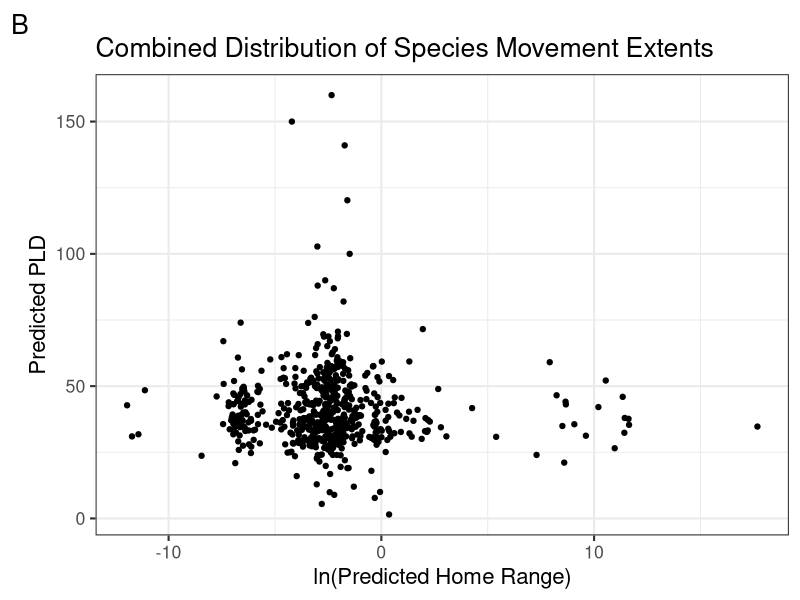

Write the R code that produced this figure. (Note: this script raises an error after producing the figure.)
## ---- chunk 1
knitr::opts_chunk$set(echo = TRUE, message = FALSE, warning = FALSE)

library(tidyverse)
library(patchwork)
library(cowplot)
library(ggpubr)
library(ggrepel)
## ---- chunk 2
fishbase_data <- read_csv(here::here("01_data", "02_processed_data", "fishbase_data.csv"))

filled_data <- read_csv(here::here("01_data", "02_processed_data", "filled_data.csv"))

filled_data2 <- read_csv(here::here("01_data", "02_processed_data", "filled_data2.csv")) %>%
  mutate_if(is.character, as.factor)
## ---- chunk 3
# homerange vs PLD
fishbase_data_gmm <- filled_data2 %>%
  mutate(class2 = as.factor(class2))

hr_hist <- ggplot(fishbase_data_gmm, aes(log(home_range))) +
  geom_histogram() +
  theme_bw(base_size = 16) +
  labs(
    y = "Count",
    x = "ln(Predicted Home Range)",
    tag = "A"
  ) +
  ggtitle("Individual Distributions of Species Movement Extents")

pld_hist <- ggplot(fishbase_data_gmm, aes(pld)) +
  geom_histogram() +
  theme_bw(base_size = 16) +
  labs(
    y = "Count",
    x = "Predicted PLD"
  )

dist_plot <- (hr_hist / pld_hist)

p1 <- ggplot(fishbase_data_gmm, aes(log(home_range), pld)) +
  geom_jitter() +
  theme_bw(base_size = 16) +
  labs(
    y = "Predicted PLD",
    x = "ln(Predicted Home Range)",
    tag = "B"
  ) +
  ggtitle("Combined Distribution of Species Movement Extents")

p1



# gmm plot


# example_fish <- filled_data2 %>%
#   select(species, fb_name, class2, class3, magnitude_homerange, month_pld) %>%
#   filter(fb_name %in% c(
#     "Hogfish", "Yellow snapper", "Blackfin tuna", "Humphead wrasse", "Pacific red snapper",
#     "Giant seabass", "Lemon sole", "Chum salmon", "Pacific ocean perch", "Atlantic herring",
#     "Atlantic cod", "Haddock", "Atlantic salmon", "California sheephead", "Black seabream",
#     "Blue marlin", "Yellowfin tuna", "Swordfish"
#     # "Blackhead seabream", "Pink salmon", "Coho salmon", "Ghost shark", "Pollack", "Polar cod", "Sockeye salmon", "Chinook salmon"
#   ))


gmm_new_fig <- ggplot(fishbase_data_gmm, aes(magnitude_homerange, month_pld)) +
  theme_bw(base_size = 16) +
  labs(
    x = "Predicted Home Range Magnitude",
    y = "Predicted PLD Month",
    color = "Cohort (Homerange/PLD)",
    tag = "C"
  ) +
  ylim(-0.1,6) +
  theme(legend.position = "bottom") +
  scale_color_viridis_d() +
  geom_label_repel(
    data = subset(fishbase_data_gmm, fb_name %in% c("Hogfish", "Yellow snapper", "Blackfin tuna")),
    aes(label = fb_name, color = class2),
    vjust = "outward", hjust = "outward",
    min.segment.length = 0.5,
    nudge_y = -1,
    show.legend = FALSE
  ) +
  geom_label_repel(
    data = subset(fishbase_data_gmm, fb_name %in% c("Chocolate hind", "Lingcod", "Nassau grouper")),
    aes(label = fb_name, color = class2),
    hjust = "inward",
    min.segment.length = 0.5,
    box.padding = 0.3,
    nudge_x = -2, nudge_y = -0.8,
    show.legend = FALSE
  ) +
  geom_label_repel(
    data = subset(fishbase_data_gmm, fb_name %in% c("Lemon sole", "North Pacific hake", "Yellowstripe goatfish")),
    aes(label = fb_name, color = class2),
    vjust = "outward", hjust = "outward",
    min.segment.length = 0.5,
    nudge_x = -1, nudge_y = 0.8,
    show.legend = FALSE
  ) +
  geom_label_repel(
    data = subset(fishbase_data_gmm, fb_name %in% c("Atlantic herring", "Atlantic cod", "Summer flounder")),
    aes(label = fb_name, color = class2),
    vjust = "outward", hjust = "outward",
    min.segment.length = 0.5,
    nudge_y = 0,
    show.legend = FALSE
  ) +
  geom_label_repel(
    data = subset(fishbase_data_gmm, fb_name %in% c("Great barracuda", "Giant trevally", "Black seabream")),
    aes(label = fb_name, color = class2),
    vjust = "outward", hjust = "outward",
    min.segment.length = 0.5,
    nudge_y = 1, nudge_x = 0.3,
    show.legend = FALSE
  ) +
  geom_label_repel(
    data = subset(fishbase_data_gmm, fb_name %in% c("Common snook", "Yellowfin tuna", "Swordfish")),
    aes(label = fb_name, color = clas2),
    color = "goldenrod1",
    vjust = "outward", hjust = "outward",
    min.segment.length = 30,
    nudge_y = -0.5,
    show.legend = FALSE
  ) +
  geom_jitter(aes(color = class2)) +
  ggtitle("Distribution of Scaled Species Movement Extents")

gmm_new_fig
#ggsave(gmm_new_fig, file = paste0("gmm_fig.png"), path = here::here("04_figs"), height = 8, width = 15)


# panel
gmm_panel <- ((dist_plot) | p1) / gmm_new_fig +
  plot_layout(heights = c(3,4)) &
  theme(plot.tag = element_text(face = "bold"))

gmm_panel
#ggsave(gmm_panel, file = paste0("gmm_panel.pdf"), path = here::here("04_figs", "final_figs"), height = 10, width = 15)

## ---- chunk 4
missing <- miss_var_summary(fishbase_data)
missing2 <- miss_var_summary(filled_data)
missing3 <- miss_var_summary(filled_data2)

missing_fishbase_data <- fishbase_data %>% 
  dplyr::select(
    oxygen_cons, temp_range, dev_place, temp_min, temp_max,
    longevity_wild, temp_preferred, iucn_category, food_i,
  ) %>%
  rename(
    "Oxygen Consumption Rate" = oxygen_cons,
    "Temperature Range" = temp_range,
    "Place of Development" = dev_place,
    "Maximum Recorded Lifespan" = longevity_wild,
    "Optimal Temperature" = temp_preferred,
    "IUCN Category" = iucn_category,
    "Diet Items" = food_i,
    "Minimum Temperature" = temp_min,
    "Maximum Temperature" = temp_max,
  )

m1 <- gg_miss_var(missing_fishbase_data) +
  theme_bw(base_size = 16) +
  labs(y = "Missing Data Before Fills", x = "") +
  theme(axis.title.x = element_text(vjust = -1))
m1

missing_filled_data <- filled_data %>% 
  dplyr::select(
    oxygen_cons, temp_range, temp_min, temp_max,
    longevity_wild, temp_preferred, iucn_category, food_i,
  ) %>%
  rename(
    "Oxygen Consumption Rate" = oxygen_cons,
    "Temperature Range" = temp_range,
    "Maximum Recorded Lifespan" = longevity_wild,
    "Optimal Temperature" = temp_preferred,
    "IUCN Category" = iucn_category,
    "Diet Items" = food_i,
    "Minimum Temperature" = temp_min,
    "Maximum Temperature" = temp_max,
  )

m2 <- gg_miss_var(missing_filled_data) + # figure showing the missing data
  theme_bw(base_size = 16) +
  labs(y = "Missing Data After Genus-Level Fill", x = "Variable") +
  theme(axis.title.x = element_text(vjust = -1))
m2

missing_data <- filled_data2 %>%
  dplyr::select(
    oxygen_cons, temp_range, dev_place,
    longevity_wild, temp_preferred, iucn_category
  ) %>%
  rename(
    "Oxygen Consumption Rate" = oxygen_cons,
    "Temperature Range" = temp_range,
    "Place of Development" = dev_place,
    "Maximum Recorded Lifespan" = longevity_wild,
    "Optimal Temperature" = temp_preferred,
    "IUCN Category" = iucn_category
  )

m3 <- gg_miss_var(missing_data) +
  theme_bw(base_size = 16) +
  labs(y = "Missing Data After Family-Level Fill", x = "") +
  theme(axis.title.x = element_text(vjust = -1))
m3

missing_fig <- (m1 / m2 / m3) +
  plot_annotation(tag_levels = "A") &
  theme_bw(base_size = 16)
missing_fig

#ggsave(missing_fig, file = paste0("missing_data.pdf"), path = here::here("04_figs", "final_figs"), height = 12, width = 8)

## ---- chunk 5
# continuous

plot_data <- filled_data2 %>%
  mutate(
    class2 = as.factor(class2),
    class3 = as.factor(class3),
    order = as.factor(order)
  )

response <- "class2"
expl_cont <- c(
  "temp_preferred", "fecundity_mean",
  "longevity_wild", "sp_richness", "length", "kfin",
  "r_fin", "diet_troph3", "oxygen_cons", "temp_range"
)

box_data <- function(x, y) {
  ggplot(plot_data, aes(x = .data[[y]], y = .data[[x]])) +
    geom_boxplot(aes(color = .data[[y]])) +
    theme_bw() +
    coord_flip() +
    labs(
      x = "Movement Class",
      color = "Class (Homerange/PLD)"
    ) +
    scale_color_viridis_d()
}

# plots_cont <- map(expl_cont, ~ box_data(.x, "class2"))
# plots_cont
## ---- chunk 6

# significant panel
temp_plot <- box_data(x = "temp_preferred", y = "class2") +
  labs(y = "Optimal Temperature (ºC)", x = "") +
  scale_x_discrete(position = "top") +
  theme(axis.text.y = element_blank())
length_plot <- box_data(x = "length", y = "class2") +
  labs(y = "Length (cm)", x = "") +
  scale_x_discrete(position = "top")
long_plot <- box_data(x = "longevity_wild", y = "class2") +
  labs(y = "Maximum Lifespan (years)", x = "") +
  scale_x_discrete(position = "top")
diet_plot <- box_data(x = "diet_troph3", y = "class2") + 
  labs(y = "Trophic Level", x = "") +
  scale_x_discrete(position = "top") +
  theme(axis.text.y = element_blank())


kfin_plot <- box_data(x = "kfin", y = "class2") + 
  labs(y = "Carrying Capacity", x = "Movement Class") +
  scale_x_discrete(position = "top") +
  theme(axis.title.x = element_text(vjust = 0))
r_fin_plot <- box_data(x = "r_fin", y = "class2") + stat_kruskal_test(label.y = 1, label.x = 6, position = "jitter") +
  labs(y = "Growth Rate", x = "Movement Class")
oxygen_plot <- box_data(x = "oxygen_cons", y = "class2") + stat_kruskal_test(label.y = 2000, label.x = 6, position = "jitter") +
  labs(y = "Oxygen Consumption", x = "Movement Class")
temp_range_plot <- box_data(x = "temp_range", y = "class2") + stat_kruskal_test(label.y = 20, label.x = 3.5, position = "jitter") +
  labs(y = "Temperature Range", x = "Movement Class") + theme(axis.title.y = element_blank(), axis.text.y = element_blank())
fecund_plot <- box_data(x = "fecundity_mean", y = "class2") + stat_kruskal_test(label.y = 1000000, label.x = 5.5, position = "jitter") +
  labs(y = "Mean Fecundity", x = "Movement Class")
sp_rich_plot <- box_data(x = "sp_richness", y = "class2") + stat_kruskal_test(label.y = 1100, position = "jitter") +
  labs(y = "Species Richness", x = "Movement Class") + theme(axis.title.y = element_blank(), axis.text.y = element_blank())


numeric_panel <- ((temp_plot | length_plot) /
  (long_plot | diet_plot) /
  (r_fin_plot | kfin_plot) /
  (fecund_plot | sp_rich_plot) /
  (oxygen_plot | temp_range_plot)) +
  plot_layout(guides = "collect") + plot_annotation(tag_levels = "A")

numeric_panel
# ggsave(numeric_panel, file = paste0("numeric_panel.png"), path = here::here("04_figs", "individual_plots", "numeric"), height = 21, width = 14)

ind_panel <- ((temp_plot | length_plot) / (diet_plot | long_plot)) +
  plot_layout(guides = "collect") +
  plot_annotation(tag_levels = "A") &
  theme(text = element_text(size = 14), legend.position = "none")

individual_panel <- wrap_elements(ind_panel) +
  labs(tag = "Movement Cohort") +
  theme(
    plot.tag = element_text(size = 14, angle = 270),
    plot.tag.position = "right"
  )

individual_panel

#ggsave(individual_panel, file = paste0("4_trait_panel.pdf"), path = here::here("04_figs", "final_figs"), height = 8, width = 13)

## ---- chunk 7
ggsave(temp_plot, file = paste0("temp_plot.png"), path = here::here("04_figs", "individual_plots", "numeric"), height = 10, width = 10)
ggsave(fecund_plot, file = paste0("fecund_plot.png"), path = here::here("04_figs", "individual_plots", "numeric"), height = 10, width = 10)
ggsave(long_plot, file = paste0("long_plot.png"), path = here::here("04_figs", "individual_plots", "numeric"), height = 10, width = 10)
ggsave(sp_rich_plot, file = paste0("sp_rich_plot.png"), path = here::here("04_figs", "individual_plots", "numeric"), height = 10, width = 10)
ggsave(length_plot, file = paste0("length_plot.png"), path = here::here("04_figs", "individual_plots", "numeric"), height = 10, width = 10)
ggsave(kfin_plot, file = paste0("kfin_plot.png"), path = here::here("04_figs", "individual_plots", "numeric"), height = 10, width = 10)
ggsave(r_fin_plot, file = paste0("r_fin_plot.png"), path = here::here("04_figs", "individual_plots", "numeric"), height = 10, width = 10)
ggsave(diet_plot, file = paste0("diet_plot.png"), path = here::here("04_figs", "individual_plots", "numeric"), height = 10, width = 10)
ggsave(oxygen_plot, file = paste0("oxygen_plot.png"), path = here::here("04_figs", "individual_plots", "numeric"), height = 10, width = 10)
ggsave(temp_range_plot, file = paste0("temp_range_plot.png"), path = here::here("04_figs", "individual_plots", "numeric"), height = 10, width = 10)
## ---- chunk 8
# categorical

expl_cat <- c(
  "climate", "body_shape_i", "dev_place", "movement_keyword",
  "demers_pelag", "iucn_category",
  "circadian", "food_mode", "ocean", "basin"
)

scatter_data <- function(x, y) {
  ggplot(plot_data, aes(x = .data[[x]], y = .data[[y]])) +
    geom_jitter(aes(color = .data[[y]])) +
    theme_bw() +
    labs(
      y = "Movement Class",
      color = "Class (homerange/PLD)"
    ) +
    scale_color_viridis_d() +
    theme(axis.text.x = element_text(angle = 40, hjust = 1))
}

# plots_cat <- map(expl_cat, ~ scatter_data(.x, "class2"))
# plots_cat
## ---- chunk 9
body_plot <- scatter_data(x = "body_shape_i", y = "class2")
dev_plot <- scatter_data(x = "dev_place", y = "class2")
movement_plot <- scatter_data(x = "movement_keyword", y = "class2")
demers_plot <- scatter_data(x = "demers_pelag", y = "class2")
iucn_plot <- scatter_data(x = "iucn_category", y = "class2")
food_plot <- scatter_data(x = "food_mode", y = "class2")


ggsave(climate_plot, file = paste0("climate_plot.png"), path = here::here("04_figs", "individual_plots", "categorical"), height = 10, width = 10)
ggsave(body_plot, file = paste0("body_plot.png"), path = here::here("04_figs", "individual_plots", "categorical"), height = 10, width = 10)
ggsave(dev_plot, file = paste0("dev_plot.png"), path = here::here("04_figs", "individual_plots", "categorical"), height = 10, width = 10)
ggsave(movement_plot, file = paste0("movement_plot.png"), path = here::here("04_figs", "individual_plots", "categorical"), height = 10, width = 10)
ggsave(demers_plot, file = paste0("demers_plot.png"), path = here::here("04_figs", "individual_plots", "categorical"), height = 10, width = 10)
ggsave(iucn_plot, file = paste0("iucn_plot.png"), path = here::here("04_figs", "individual_plots", "categorical"), height = 10, width = 10)
ggsave(food_plot, file = paste0("food_plot.png"), path = here::here("04_figs", "individual_plots", "categorical"), height = 10, width = 10)
